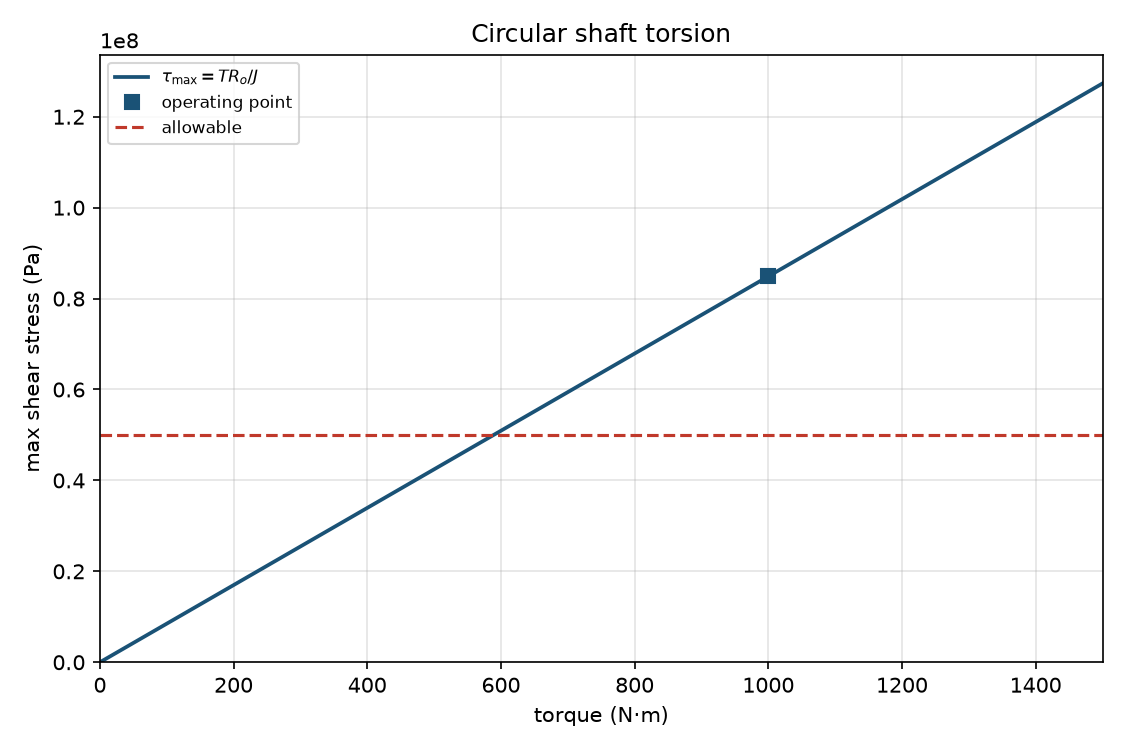

Generate this figure with Python:
#!/usr/bin/env python3
"""Elastic torsion of a solid or hollow circular shaft.

polar_second_moment_solid is J = pi/2*Ro**4 (= pi/32*Do**4).
polar_second_moment_hollow is J = pi/2*(Ro**4 - Ri**4)
(= pi/32*(Do**4 - Di**4)).
circular_shaft_shear is tau = T*r/J; max at the outer fiber is T*Ro/J.
circular_shaft_twist is theta = T*L/(G*J) when length and G are given.
Optional margin_of_safety is MS = allowable/tau - 1 with max shear as
the design stress.
"""

from __future__ import annotations

import argparse
import math
import sys
import tempfile
from pathlib import Path

CHECK_TOL = 1e-9
PLOT_TITLE = "Circular shaft torsion"
PLOT_END_FACTOR = 1.5
N_CURVE = 201

SKILL_DIR = Path(__file__).resolve().parent

ASSUMPTIONS = (
    "elastic torsion of a circular shaft only; solid or concentrically "
    "hollow prismatic section; plane sections remain plane and radii "
    "remain straight; homogeneous isotropic linear-elastic material; "
    "polar_second_moment_solid J = pi/2*Ro**4 (= pi/32*Do**4); "
    "polar_second_moment_hollow J = pi/2*(Ro**4 - Ri**4) "
    "(= pi/32*(Do**4 - Di**4)); "
    "circular_shaft_shear tau = T*r/J, max at outer fiber tau_max = T*Ro/J; "
    "optional circular_shaft_twist theta = T*L/(G*J) when length and "
    "shear modulus are both given; "
    "optional margin_of_safety MS = allowable/tau_max - 1 with max shear "
    "as the design stress; "
    "non-circular sections, open thin-wall warping, plastic torsion, and "
    "combined bending-plus-torsion are omitted"
)


def print_kv(key: str, value: object) -> None:
    if isinstance(value, float):
        text = f"{value:.8g}"
    else:
        text = str(value)
    print(f"{key}: {text}")


def close(actual: float, expected: float, tol: float = CHECK_TOL) -> bool:
    scale = max(abs(expected), 1.0)
    return abs(actual - expected) <= tol * scale


def require_positive(name: str, value: float) -> None:
    if not math.isfinite(value) or value <= 0.0:
        raise ValueError(f"{name} must be finite and > 0")


def polar_second_moment_solid(outer_radius: float) -> float:
    """polar_second_moment_solid: J = pi/2*Ro**4."""
    return 0.5 * math.pi * outer_radius**4


def polar_second_moment_hollow(outer_radius: float, inner_radius: float) -> float:
    """polar_second_moment_hollow: J = pi/2*(Ro**4 - Ri**4)."""
    return 0.5 * math.pi * (outer_radius**4 - inner_radius**4)


def polar_second_moment_solid_diameter(outer_diameter: float) -> float:
    """Equivalent diameter form: J = pi/32*Do**4."""
    return (math.pi / 32.0) * outer_diameter**4


def polar_second_moment_hollow_diameter(
    outer_diameter: float, inner_diameter: float
) -> float:
    """Equivalent diameter form: J = pi/32*(Do**4 - Di**4)."""
    return (math.pi / 32.0) * (outer_diameter**4 - inner_diameter**4)


def shear_stress(torque: float, radius: float, polar: float) -> float:
    """circular_shaft_shear: tau = T*r/J."""
    return torque * radius / polar


def max_shear_stress(torque: float, outer_radius: float, polar: float) -> float:
    """Max shear at the outer fiber: tau_max = T*Ro/J."""
    return shear_stress(torque, outer_radius, polar)


def angle_of_twist(
    torque: float, length: float, shear_modulus: float, polar: float
) -> float:
    """circular_shaft_twist: theta = T*L/(G*J)."""
    return torque * length / (shear_modulus * polar)


def margin_of_safety(allowable: float, design: float) -> float:
    """margin_of_safety: MS = allowable/design - 1."""
    return allowable / design - 1.0


def resolve_section(
    radius: float | None,
    diameter: float | None,
    inner_radius: float | None,
    inner_diameter: float | None,
) -> tuple[float, float | None, str]:
    """Return (Ro, Ri or None, size_mode)."""
    has_r = radius is not None
    has_d = diameter is not None
    has_ri = inner_radius is not None
    has_di = inner_diameter is not None

    if has_r and has_d:
        raise ValueError("pass --radius or --diameter, not both")
    if not has_r and not has_d:
        raise ValueError("requires --radius or --diameter")
    if has_ri and has_di:
        raise ValueError("pass --inner-radius or --inner-diameter, not both")
    if has_r and has_di:
        raise ValueError(
            "radius API uses --inner-radius; do not mix with --inner-diameter"
        )
    if has_d and has_ri:
        raise ValueError(
            "diameter API uses --inner-diameter; do not mix with --inner-radius"
        )

    if has_r:
        require_positive("outer radius", float(radius))
        outer = float(radius)
        mode = "radius"
        if has_ri:
            require_positive("inner radius", float(inner_radius))
            inner = float(inner_radius)
            if inner >= outer:
                raise ValueError("inner radius must be < outer radius")
            return outer, inner, mode
        return outer, None, mode

    require_positive("outer diameter", float(diameter))
    outer = 0.5 * float(diameter)
    mode = "diameter"
    if has_di:
        require_positive("inner diameter", float(inner_diameter))
        inner = 0.5 * float(inner_diameter)
        if inner >= outer:
            raise ValueError("inner diameter must be < outer diameter")
        return outer, inner, mode
    return outer, None, mode


def evaluate(
    torque: float,
    radius: float | None,
    diameter: float | None,
    inner_radius: float | None,
    inner_diameter: float | None,
    length: float | None,
    shear_modulus: float | None,
    allowable: float | None,
) -> dict[str, float | str]:
    require_positive("torque", torque)
    outer, inner, mode = resolve_section(
        radius, diameter, inner_radius, inner_diameter
    )

    if inner is None:
        polar = polar_second_moment_solid(outer)
        polar_d = polar_second_moment_solid_diameter(2.0 * outer)
        section = "solid"
    else:
        polar = polar_second_moment_hollow(outer, inner)
        polar_d = polar_second_moment_hollow_diameter(2.0 * outer, 2.0 * inner)
        section = "hollow"
    if not close(polar, polar_d):
        raise ValueError("radius and diameter polar-moment forms disagree")

    tau = max_shear_stress(torque, outer, polar)
    result: dict[str, float | str] = {
        "T_N_m": torque,
        "Ro_m": outer,
        "J_m4": polar,
        "tau_max_Pa": tau,
        "section": section,
        "size_mode": mode,
    }
    if inner is not None:
        result["Ri_m"] = inner

    has_l = length is not None
    has_g = shear_modulus is not None
    if has_l ^ has_g:
        raise ValueError("angle of twist requires both --length and --G")
    if has_l and has_g:
        require_positive("length", float(length))
        require_positive("shear modulus", float(shear_modulus))
        result["L_m"] = float(length)
        result["G_Pa"] = float(shear_modulus)
        result["theta_rad"] = angle_of_twist(
            torque, float(length), float(shear_modulus), polar
        )

    if allowable is not None:
        require_positive("allowable shear stress", allowable)
        result["allowable_Pa"] = allowable
        result["margin_of_safety"] = margin_of_safety(allowable, tau)

    return result


def linspace(start: float, stop: float, count: int) -> list[float]:
    if count == 1:
        return [start]
    step = (stop - start) / (count - 1)
    return [start + step * i for i in range(count)]


def ensure_matplotlib():
    try:
        import matplotlib

        if "matplotlib.pyplot" not in sys.modules:
            matplotlib.use("Agg")
        import matplotlib.pyplot as plt
    except ImportError as exc:
        raise ValueError("matplotlib is required to plot shaft torsion") from exc
    return plt


def write_plot(result: dict[str, float | str], out_path: Path) -> None:
    plt = ensure_matplotlib()
    torque = float(result["T_N_m"])
    outer = float(result["Ro_m"])
    polar = float(result["J_m4"])
    stress = float(result["tau_max_Pa"])
    t_max = PLOT_END_FACTOR * torque
    torques = linspace(0.0, t_max, N_CURVE)
    stresses = [max_shear_stress(t, outer, polar) for t in torques]

    fig, ax = plt.subplots(1, 1, figsize=(7.5, 5.0))
    ax.plot(
        torques,
        stresses,
        color="#1a5276",
        linewidth=1.8,
        label=r"$\tau_{\mathrm{max}} = T R_o / J$",
    )
    ax.plot(
        torque,
        stress,
        "s",
        color="#1a5276",
        markersize=7,
        zorder=5,
        label="operating point",
    )
    if "allowable_Pa" in result:
        ax.axhline(
            float(result["allowable_Pa"]),
            color="#c0392b",
            linestyle="--",
            linewidth=1.5,
            label="allowable",
        )
    ax.set_xlabel("torque (N·m)")
    ax.set_ylabel("max shear stress (Pa)")
    ax.set_title(PLOT_TITLE)
    ax.grid(True, alpha=0.35)
    ax.legend(loc="best", fontsize=8)
    ax.set_xlim(0.0, t_max)
    ax.set_ylim(bottom=0.0)
    fig.tight_layout()
    out_path.parent.mkdir(parents=True, exist_ok=True)
    try:
        fig.savefig(out_path, dpi=150)
    except OSError as exc:
        plt.close(fig)
        raise ValueError(f"could not write the plot: {exc}") from exc
    plt.close(fig)


def emit(result: dict[str, float | str], graph: Path | None) -> None:
    print_kv("title", PLOT_TITLE)
    print_kv("assumptions", ASSUMPTIONS)
    print_kv("T_N_m", result["T_N_m"])
    print_kv("Ro_m", result["Ro_m"])
    if "Ri_m" in result:
        print_kv("Ri_m", result["Ri_m"])
    print_kv("section", result["section"])
    print_kv("size_mode", result["size_mode"])
    print_kv("J_m4", result["J_m4"])
    print_kv("tau_max_Pa", result["tau_max_Pa"])
    if "G_Pa" in result:
        print_kv("G_Pa", result["G_Pa"])
        print_kv("L_m", result["L_m"])
        print_kv("theta_rad", result["theta_rad"])
    if "allowable_Pa" in result:
        print_kv("allowable_Pa", result["allowable_Pa"])
        print_kv("margin_of_safety", result["margin_of_safety"])
    if graph is not None:
        print_kv("graph", str(graph))


def fail(message: str) -> int:
    print(f"CHECK FAIL: {message}", file=sys.stderr)
    return 1


def run_check() -> int:
    # Unit solid: Ro = 1, J = pi/2.
    if not close(polar_second_moment_solid(1.0), 0.5 * math.pi):
        return fail("unit solid polar moment is not pi/2")
    if not close(polar_second_moment_solid_diameter(2.0), 0.5 * math.pi):
        return fail("unit solid diameter form disagrees with radius form")

    # Hollow identity from AFFDL: Ip = pi/2*(ro^4 - ri^4).
    ro = 2.0
    ri = 1.0
    j_h = polar_second_moment_hollow(ro, ri)
    if not close(j_h, 0.5 * math.pi * (16.0 - 1.0)):
        return fail("hollow polar moment mismatch")
    if not close(
        polar_second_moment_hollow_diameter(4.0, 2.0),
        (math.pi / 32.0) * (256.0 - 16.0),
    ):
        return fail("hollow diameter form mismatch")
    if not close(j_h, polar_second_moment_hollow_diameter(4.0, 2.0)):
        return fail("hollow radius and diameter forms disagree")

    # AFFDL (1-47): fs = 2*T*r / (pi*(ro^4 - ri^4)) at r = ro.
    torque = 1000.0
    tau = max_shear_stress(torque, ro, j_h)
    expected_tau = 2.0 * torque * ro / (math.pi * (ro**4 - ri**4))
    if not close(tau, expected_tau):
        return fail("AFFDL max shear mismatch")

    # Twist: theta = T*L/(G*J) = AFFDL (1-48).
    length = 0.5
    g_mod = 8.0e10
    theta = angle_of_twist(torque, length, g_mod, j_h)
    expected_theta = (
        2.0 * torque * length / (math.pi * (ro**4 - ri**4) * g_mod)
    )
    if not close(theta, expected_theta):
        return fail("AFFDL twist mismatch")

    if not close(margin_of_safety(1.25 * tau, tau), 0.25):
        return fail("quarter margin is not 0.25")
    if not close(margin_of_safety(tau, tau), 0.0):
        return fail("zero margin is not 0")

    solid = evaluate(torque, 0.02, None, None, None, None, None, None)
    if solid["section"] != "solid" or "Ri_m" in solid:
        return fail("solid path did not omit Ri")
    j_s = float(solid["J_m4"])
    if not close(j_s, polar_second_moment_solid(0.02)):
        return fail("solid evaluate J mismatch")

    hollow_ro = 0.02
    hollow_ri = 0.01
    hollow_j = polar_second_moment_hollow(hollow_ro, hollow_ri)
    hollow_tau = max_shear_stress(torque, hollow_ro, hollow_j)
    hollow = evaluate(
        torque,
        None,
        0.04,
        None,
        0.02,
        length,
        g_mod,
        1.25 * hollow_tau,
    )
    if hollow["section"] != "hollow":
        return fail("hollow path did not set section")
    if not close(float(hollow["Ro_m"]), hollow_ro) or not close(
        float(hollow["Ri_m"]), hollow_ri
    ):
        return fail("diameter inputs did not resolve to Ro and Ri")
    if "theta_rad" not in hollow:
        return fail("twist path did not print theta")
    if not close(float(hollow["tau_max_Pa"]), hollow_tau):
        return fail("hollow evaluate tau mismatch")
    if not close(float(hollow["margin_of_safety"]), 0.25):
        return fail("evaluate margin is not 0.25")

    try:
        evaluate(torque, 0.02, 0.04, None, None, None, None, None)
        return fail("both outer size flags were accepted")
    except ValueError:
        pass
    try:
        evaluate(torque, 0.02, None, None, 0.01, None, None, None)
        return fail("mixed radius/diameter inner API was accepted")
    except ValueError:
        pass
    try:
        evaluate(torque, 0.02, None, None, None, length, None, None)
        return fail("length without G was accepted")
    except ValueError:
        pass
    try:
        evaluate(torque, 0.02, None, 0.03, None, None, None, None)
        return fail("inner radius >= outer was accepted")
    except ValueError:
        pass
    try:
        evaluate(0.0, 0.02, None, None, None, None, None, None)
        return fail("zero torque was accepted")
    except ValueError:
        pass

    class _Capture:
        def __init__(self) -> None:
            self.parts: list[str] = []

        def write(self, text: str) -> None:
            self.parts.append(text)

        def flush(self) -> None:
            return None

    def capture(argv: list[str]) -> tuple[int, str, str]:
        out = _Capture()
        err = _Capture()
        old_out, old_err = sys.stdout, sys.stderr
        sys.stdout, sys.stderr = out, err
        try:
            code = main(argv)
        finally:
            sys.stdout, sys.stderr = old_out, old_err
        return code, "".join(out.parts), "".join(err.parts)

    with tempfile.TemporaryDirectory() as tmp:
        out = str(Path(tmp) / "torsion.png")
        code, text, err = capture(
            [
                "--torque",
                "1000",
                "--diameter",
                "0.04",
                "--inner-diameter",
                "0.02",
                "--length",
                "0.5",
                "--G",
                "8e10",
                "--allowable",
                str(1.25 * hollow_tau),
                "--out",
                out,
            ]
        )
        if code != 0:
            return fail(f"main returned {code}: {err}")
        data = Path(out).read_bytes()
        if not data.startswith(b"\x89PNG"):
            return fail("run did not write a PNG")
        for key in (
            "title: Circular shaft torsion",
            "tau_max_Pa:",
            "J_m4:",
            "section: hollow",
            "theta_rad:",
            "margin_of_safety:",
            "graph:",
        ):
            if key not in text:
                return fail(f"stdout missing {key}")

        code, text, err = capture(
            ["--torque", "1000", "--radius", "0.02", "--out", out]
        )
        if code != 0:
            return fail(f"solid radius returned {code}: {err}")
        if "section: solid" not in text:
            return fail("solid radius did not print section")
        if "Ri_m:" in text:
            return fail("solid run printed Ri")
        if "theta_rad:" in text:
            return fail("run without G/L printed twist")
        if "margin_of_safety:" in text:
            return fail("run without allowable printed a margin")

        code, _text, err = capture(
            ["--torque", "1000", "--radius", "0.02", "--diameter", "0.04"]
        )
        if code != 2 or "not both" not in err:
            return fail("both outer size flags were accepted on the CLI")
        code, _text, err = capture(
            ["--torque", "1000", "--radius", "0.02", "--length", "0.5"]
        )
        if code != 2 or "both" not in err:
            return fail("length without G was accepted on the CLI")
        code, _text, _err = capture(["--torque", "1000"])
        if code != 2:
            return fail("missing outer size was accepted")
        code, _text, _err = capture([])
        if code != 2:
            return fail("missing torque was accepted")

    print("check: pass")
    print_kv("J_m4", j_h)
    print_kv("tau_max_Pa", expected_tau)
    print_kv("theta_rad", expected_theta)
    print_kv("margin_of_safety", 0.25)
    return 0


def parse_args(argv: list[str] | None = None) -> argparse.Namespace:
    parser = argparse.ArgumentParser(
        description=(
            "Elastic torsion of a solid or hollow circular shaft: polar "
            "second moment, max shear stress, optional angle of twist, "
            "and optional margin of safety."
        )
    )
    parser.add_argument("--torque", type=float, default=None, help="torque T [N*m]")
    parser.add_argument(
        "--radius",
        type=float,
        default=None,
        help="outer radius Ro [m]",
    )
    parser.add_argument(
        "--diameter",
        type=float,
        default=None,
        help="outer diameter Do [m]",
    )
    parser.add_argument(
        "--inner-radius",
        type=float,
        default=None,
        help="inner radius Ri [m] for a hollow shaft (radius API)",
    )
    parser.add_argument(
        "--inner-diameter",
        type=float,
        default=None,
        help="inner diameter Di [m] for a hollow shaft (diameter API)",
    )
    parser.add_argument(
        "--length",
        type=float,
        default=None,
        help="shaft length L [m]; requires --G for twist",
    )
    parser.add_argument(
        "--G",
        type=float,
        default=None,
        help="shear modulus G [Pa]; requires --length for twist",
    )
    parser.add_argument(
        "--allowable",
        type=float,
        default=None,
        help="allowable shear stress [Pa]",
    )
    parser.add_argument("--out", type=str, default=None, help="optional PNG path")
    parser.add_argument("--check", action="store_true", help="run built-in consistency checks")
    return parser.parse_args(argv)


def main(argv: list[str] | None = None) -> int:
    args = parse_args(argv)
    if args.check:
        return run_check()

    if args.torque is None:
        print(
            "error: requires --torque and either --radius or --diameter",
            file=sys.stderr,
        )
        return 2

    try:
        result = evaluate(
            args.torque,
            args.radius,
            args.diameter,
            args.inner_radius,
            args.inner_diameter,
            args.length,
            args.G,
            args.allowable,
        )
    except ValueError as exc:
        print(f"error: {exc}", file=sys.stderr)
        return 2

    graph: Path | None = None
    if args.out is not None:
        out_path = Path(args.out).resolve()
        try:
            write_plot(result, out_path)
        except ValueError as exc:
            print(f"error: {exc}", file=sys.stderr)
            return 2
        graph = out_path

    emit(result, graph)
    return 0


if __name__ == "__main__":
    sys.exit(main())
